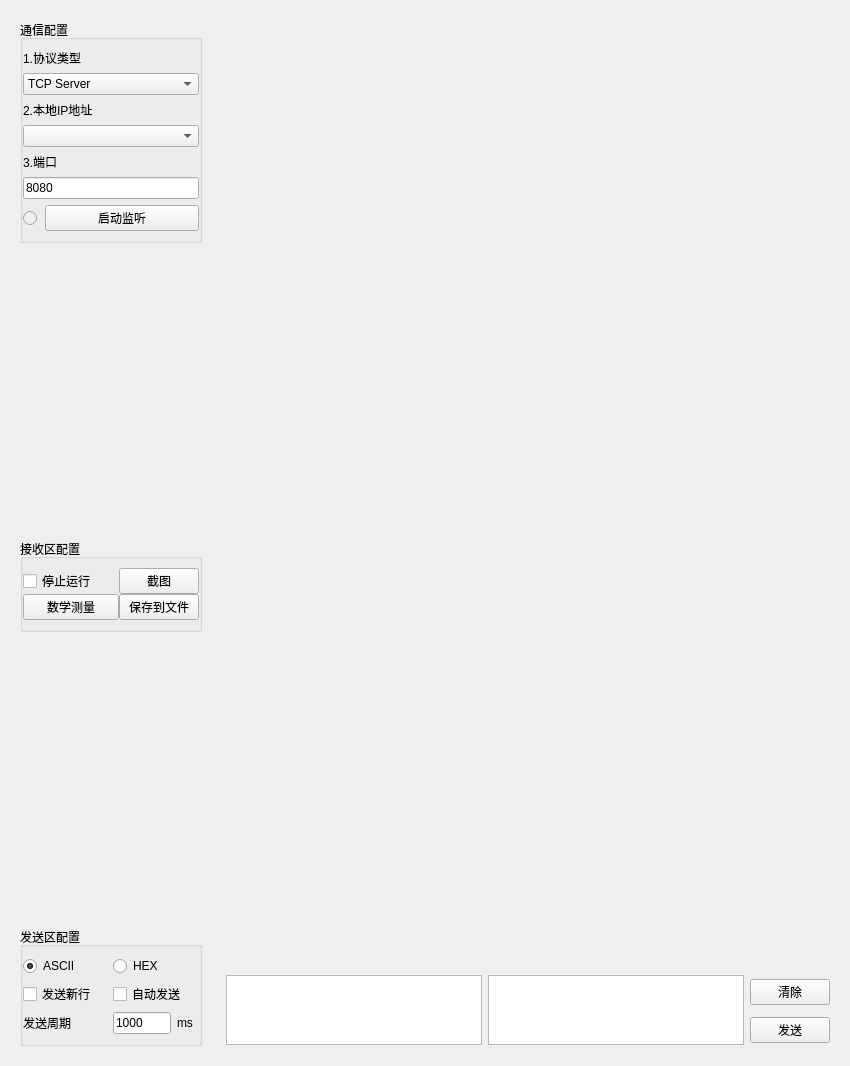
     <widget class="QWidget" name="cameraPage">
      <layout class="QGridLayout" name="gridLayout_24">
       <item row="0" column="0" rowspan="2">
        <widget class="QWidget" name="oscConfigWidget" native="true">
         <property name="minimumSize">
          <size>
           <width>195</width>
           <height>0</height>
          </size>
         </property>
         <property name="maximumSize">
          <size>
           <width>200</width>
           <height>16777215</height>
          </size>
         </property>
         <layout class="QVBoxLayout" name="verticalLayout_8">
          <item>
           <widget class="QGroupBox" name="oscConfigGroup">
            <property name="enabled">
             <bool>true</bool>
            </property>
            <property name="maximumSize">
             <size>
              <width>185</width>
              <height>16777215</height>
             </size>
            </property>
            <property name="title">
             <string>通信配置</string>
            </property>
            <layout class="QGridLayout" name="gridLayout_20">
             <property name="leftMargin">
              <number>0</number>
             </property>
             <property name="rightMargin">
              <number>0</number>
             </property>
             <item row="0" column="0" colspan="2">
              <widget class="QLabel" name="oscProtocolLabel">
               <property name="text">
                <string>1.协议类型</string>
               </property>
              </widget>
             </item>
             <item row="1" column="0" colspan="2">
              <widget class="QComboBox" name="oscProtocol">
               <item>
                <property name="text">
                 <string>TCP Server</string>
                </property>
               </item>
               <item>
                <property name="text">
                 <string>TCP Client</string>
                </property>
               </item>
               <item>
                <property name="text">
                 <string>UDP</string>
                </property>
               </item>
              </widget>
             </item>
             <item row="2" column="0" colspan="2">
              <widget class="QLabel" name="oscIpLabel">
               <property name="text">
                <string>2.本地IP地址</string>
               </property>
              </widget>
             </item>
             <item row="3" column="0" colspan="2">
              <widget class="QComboBox" name="oscIp"/>
             </item>
             <item row="4" column="0" colspan="2">
              <widget class="QLabel" name="oscComLabel">
               <property name="text">
                <string>3.端口</string>
               </property>
              </widget>
             </item>
             <item row="5" column="0" colspan="2">
              <widget class="QLineEdit" name="oscPort">
               <property name="text">
                <string>8080</string>
               </property>
              </widget>
             </item>
             <item row="6" column="0">
              <widget class="QRadioButton" name="oscStateBtn">
               <property name="enabled">
                <bool>false</bool>
               </property>
               <property name="maximumSize">
                <size>
                 <width>16</width>
                 <height>16</height>
                </size>
               </property>
               <property name="text">
                <string/>
               </property>
              </widget>
             </item>
             <item row="6" column="1">
              <widget class="QPushButton" name="oscOperateBtn">
               <property name="text">
                <string>启动监听</string>
               </property>
              </widget>
             </item>
            </layout>
           </widget>
          </item>
          <item>
           <spacer name="verticalSpacer_6">
            <property name="orientation">
             <enum>Qt::Vertical</enum>
            </property>
            <property name="sizeHint" stdset="0">
             <size>
              <width>20</width>
              <height>290</height>
             </size>
            </property>
           </spacer>
          </item>
          <item>
           <widget class="QGroupBox" name="oscRecGroup">
            <property name="maximumSize">
             <size>
              <width>16777215</width>
              <height>16777215</height>
             </size>
            </property>
            <property name="title">
             <string>接收区配置</string>
            </property>
            <layout class="QGridLayout" name="gridLayout_21">
             <property name="leftMargin">
              <number>0</number>
             </property>
             <property name="rightMargin">
              <number>0</number>
             </property>
             <property name="spacing">
              <number>0</number>
             </property>
             <item row="0" column="1">
              <widget class="QPushButton" name="oscRecPicBtn">
               <property name="text">
                <string>截图</string>
               </property>
              </widget>
             </item>
             <item row="1" column="0">
              <widget class="QPushButton" name="oscRecClearBtn">
               <property name="maximumSize">
                <size>
                 <width>16777215</width>
                 <height>16777215</height>
                </size>
               </property>
               <property name="text">
                <string>数学测量</string>
               </property>
              </widget>
             </item>
             <item row="1" column="1">
              <widget class="QPushButton" name="oscRecSaveBtn">
               <property name="sizePolicy">
                <sizepolicy hsizetype="Fixed" vsizetype="Fixed">
                 <horstretch>0</horstretch>
                 <verstretch>0</verstretch>
                </sizepolicy>
               </property>
               <property name="maximumSize">
                <size>
                 <width>16777215</width>
                 <height>16777215</height>
                </size>
               </property>
               <property name="text">
                <string>保存到文件</string>
               </property>
              </widget>
             </item>
             <item row="0" column="0">
              <widget class="QCheckBox" name="oscRecStopBtn">
               <property name="text">
                <string>停止运行</string>
               </property>
              </widget>
             </item>
            </layout>
           </widget>
          </item>
          <item>
           <spacer name="verticalSpacer_7">
            <property name="orientation">
             <enum>Qt::Vertical</enum>
            </property>
            <property name="sizeHint" stdset="0">
             <size>
              <width>20</width>
              <height>289</height>
             </size>
            </property>
           </spacer>
          </item>
          <item>
           <widget class="QGroupBox" name="oscSendGroup">
            <property name="maximumSize">
             <size>
              <width>185</width>
              <height>16777215</height>
             </size>
            </property>
            <property name="title">
             <string>发送区配置</string>
            </property>
            <layout class="QGridLayout" name="gridLayout_22">
             <property name="leftMargin">
              <number>0</number>
             </property>
             <property name="rightMargin">
              <number>0</number>
             </property>
             <item row="2" column="3">
              <widget class="QLabel" name="oscSendCycleMsLabel">
               <property name="sizePolicy">
                <sizepolicy hsizetype="Fixed" vsizetype="Fixed">
                 <horstretch>0</horstretch>
                 <verstretch>0</verstretch>
                </sizepolicy>
               </property>
               <property name="maximumSize">
                <size>
                 <width>21</width>
                 <height>16777215</height>
                </size>
               </property>
               <property name="text">
                <string>ms</string>
               </property>
              </widget>
             </item>
             <item row="1" column="2" colspan="2">
              <widget class="QCheckBox" name="oscSendAutoBtn">
               <property name="sizePolicy">
                <sizepolicy hsizetype="Fixed" vsizetype="Fixed">
                 <horstretch>0</horstretch>
                 <verstretch>0</verstretch>
                </sizepolicy>
               </property>
               <property name="minimumSize">
                <size>
                 <width>91</width>
                 <height>0</height>
                </size>
               </property>
               <property name="maximumSize">
                <size>
                 <width>91</width>
                 <height>16777215</height>
                </size>
               </property>
               <property name="text">
                <string>自动发送</string>
               </property>
              </widget>
             </item>
             <item row="0" column="0">
              <widget class="QRadioButton" name="oscSendAsciiBtn">
               <property name="minimumSize">
                <size>
                 <width>61</width>
                 <height>0</height>
                </size>
               </property>
               <property name="maximumSize">
                <size>
                 <width>61</width>
                 <height>16777215</height>
                </size>
               </property>
               <property name="text">
                <string>ASCII</string>
               </property>
               <property name="checked">
                <bool>true</bool>
               </property>
              </widget>
             </item>
             <item row="2" column="0" colspan="2">
              <widget class="QLabel" name="oscSendCycleLabel">
               <property name="sizePolicy">
                <sizepolicy hsizetype="Fixed" vsizetype="Fixed">
                 <horstretch>0</horstretch>
                 <verstretch>0</verstretch>
                </sizepolicy>
               </property>
               <property name="maximumSize">
                <size>
                 <width>90</width>
                 <height>16777215</height>
                </size>
               </property>
               <property name="text">
                <string>发送周期</string>
               </property>
              </widget>
             </item>
             <item row="2" column="2">
              <widget class="QLineEdit" name="oscSendCycleEdit">
               <property name="enabled">
                <bool>true</bool>
               </property>
               <property name="sizePolicy">
                <sizepolicy hsizetype="Fixed" vsizetype="Fixed">
                 <horstretch>0</horstretch>
                 <verstretch>0</verstretch>
                </sizepolicy>
               </property>
               <property name="maximumSize">
                <size>
                 <width>60</width>
                 <height>16777215</height>
                </size>
               </property>
               <property name="text">
                <string>1000</string>
               </property>
              </widget>
             </item>
             <item row="1" column="0" colspan="2">
              <widget class="QCheckBox" name="oscSendNewlineBtn">
               <property name="minimumSize">
                <size>
                 <width>87</width>
                 <height>0</height>
                </size>
               </property>
               <property name="maximumSize">
                <size>
                 <width>87</width>
                 <height>16777215</height>
                </size>
               </property>
               <property name="text">
                <string>发送新行</string>
               </property>
              </widget>
             </item>
             <item row="0" column="2">
              <widget class="QRadioButton" name="oscSendHexBtn">
               <property name="minimumSize">
                <size>
                 <width>51</width>
                 <height>0</height>
                </size>
               </property>
               <property name="maximumSize">
                <size>
                 <width>51</width>
                 <height>16777215</height>
                </size>
               </property>
               <property name="text">
                <string>HEX</string>
               </property>
              </widget>
             </item>
            </layout>
           </widget>
          </item>
         </layout>
        </widget>
       </item>
       <item row="0" column="1">
        <widget class="QCustomPlot" name="oscCustomPlot" native="true">
         <property name="minimumSize">
          <size>
           <width>0</width>
           <height>601</height>
          </size>
         </property>
        </widget>
       </item>
       <item row="1" column="1">
        <widget class="QWidget" name="msg" native="true">
         <property name="maximumSize">
          <size>
           <width>16777215</width>
           <height>89</height>
          </size>
         </property>
         <layout class="QGridLayout" name="gridLayout_23">
          <item row="1" column="2">
           <widget class="QPushButton" name="oscSendBtn">
            <property name="text">
             <string>发送</string>
            </property>
           </widget>
          </item>
          <item row="0" column="2">
           <widget class="QPushButton" name="pushButton">
            <property name="text">
             <string>清除</string>
            </property>
           </widget>
          </item>
          <item row="0" column="1" rowspan="2">
           <widget class="QTextEdit" name="oscSendText">
            <property name="maximumSize">
             <size>
              <width>16777215</width>
              <height>91</height>
             </size>
            </property>
           </widget>
          </item>
          <item row="0" column="0" rowspan="2">
           <widget class="QTextBrowser" name="textBrowser">
            <property name="maximumSize">
             <size>
              <width>16777215</width>
              <height>91</height>
             </size>
            </property>
           </widget>
          </item>
         </layout>
        </widget>
       </item>
      </layout>
     </widget>
